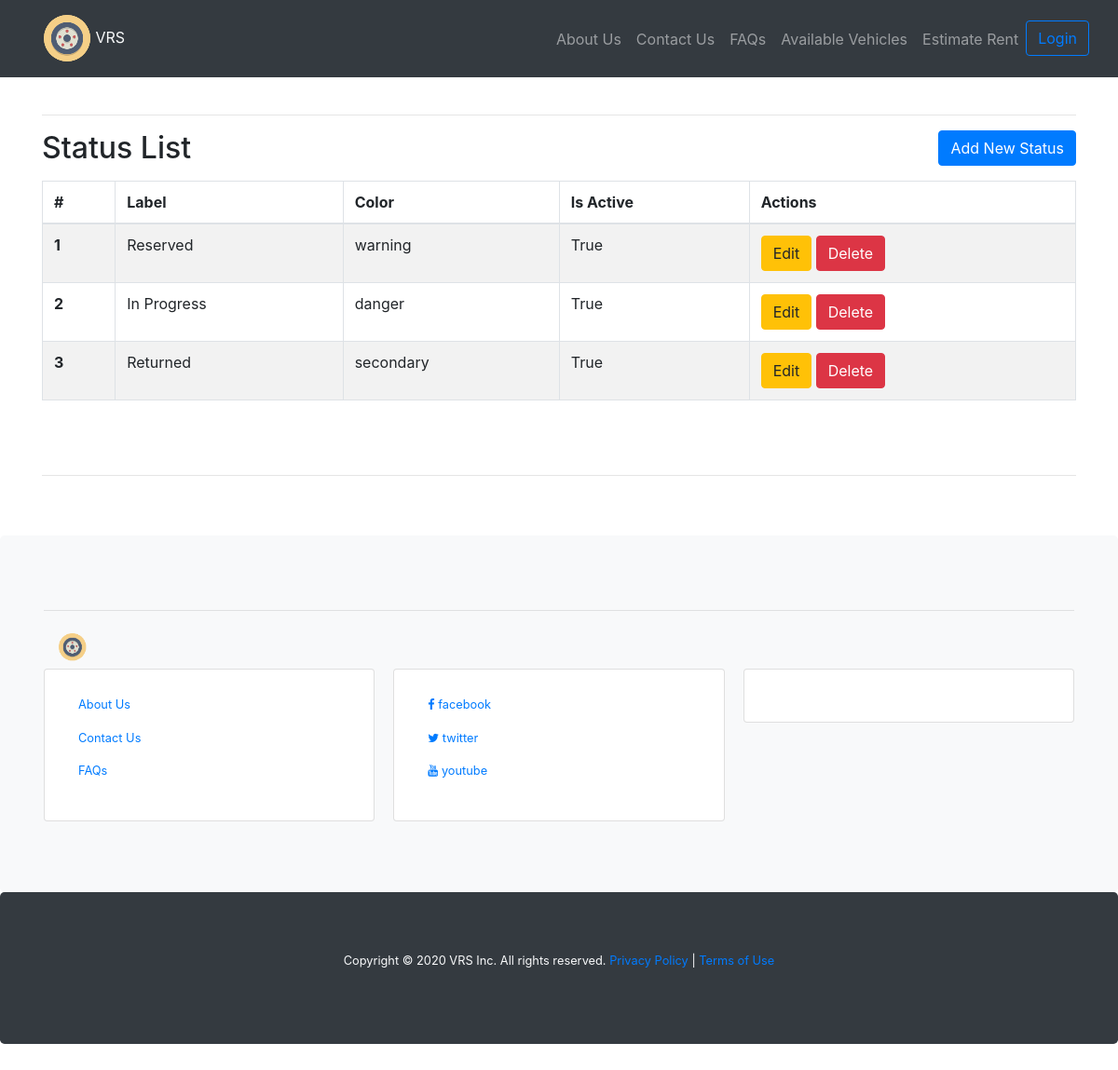
/index.php/status, run on the app's committed database.
### tables this page shows
CREATE TABLE `status` (
  `Id` int(11) NOT NULL,
  `label` varchar(50) NOT NULL,
  `bootstrap_bg_color` varchar(100) NOT NULL,
  `Is_Active` bit(1) NOT NULL
);

### application/controllers/Status.php (called while the page is built, shortened)
<?php
	class Status extends CI_Controller{
		public function index(){
			$data['title'] = 'Status';
			$data['status'] = $this->Status_model->get_status(null);
			$this->load->view('templates/header');
			$this->load->view('status/index', $data);
			$this->load->view('templates/footer');
		}
	}

### index.php (called while the page is built, shortened)
<?php
require_once BASEPATH.'core/CodeIgniter.php';

### application/models/Status_model.php (called while the page is built, shortened)
<?php
	class Status_model extends CI_Model{
		public function get_status($id){
			if(isset($id)){
        $query=$this->db->get_where('status', array('Id' => $id));
        return $query->row_array();
      }else {
        $query = $this->db->get('status');
  			return $query->result_array();
      }
		}
	}

### application/views/status/index.php (the view, shortened to what this page needs)
<div>
  <div class="row">
    <div class="col">
      <h2>Status List</h2>
    </div>
    <div class="col">
      <a href="<?php echo base_url(); ?>status/create" class="btn float-right btn-primary">Add New Status</a>
    </div>
  </div>
<div class="pt-2">
<table class="table table-striped table-hover table-bordered">
  <thead>
    <tr>
      <th scope="col">#</th>
      <th scope="col-4">Label</th>
      <th scope="col">Color</th>
      <th scope="col">Is Active</th>
      <th scope="col">Actions</th>
    </tr>
  </thead>
  <tbody>
    <?php
    $counter=0;
      foreach($status as $stat){
        $counter++;
        echo '<tr>';
        echo '<th scope="row">'.$counter.'</th>';
        echo '<td>'.$stat['label'].'</td>';
        echo '<td>'.$stat['bootstrap_bg_color'].'</td>';
        echo '<td>'.($stat['Is_Active']==1 ? 'True' : 'False').'</td>';
        echo '
        <td>
        <a class="btn btn-warning" href="'.base_url().'status/edit/'.$stat['Id'].'">Edit</a>
        <a class="btn btn-danger" href="'.base_url().'status/delete/'.$stat['Id'].'">Delete</a>
        </td>';
        echo '</tr> ';
      }
    ?>
  </tbody>
</table>
</div>
</div>

### data on the page
status: label "Reserved", bootstrap_bg_color "warning", Is_Active "True"
status: label "In Progress", bootstrap_bg_color "danger", Is_Active "True"
status: label "Returned", bootstrap_bg_color "secondary", Is_Active "True"
